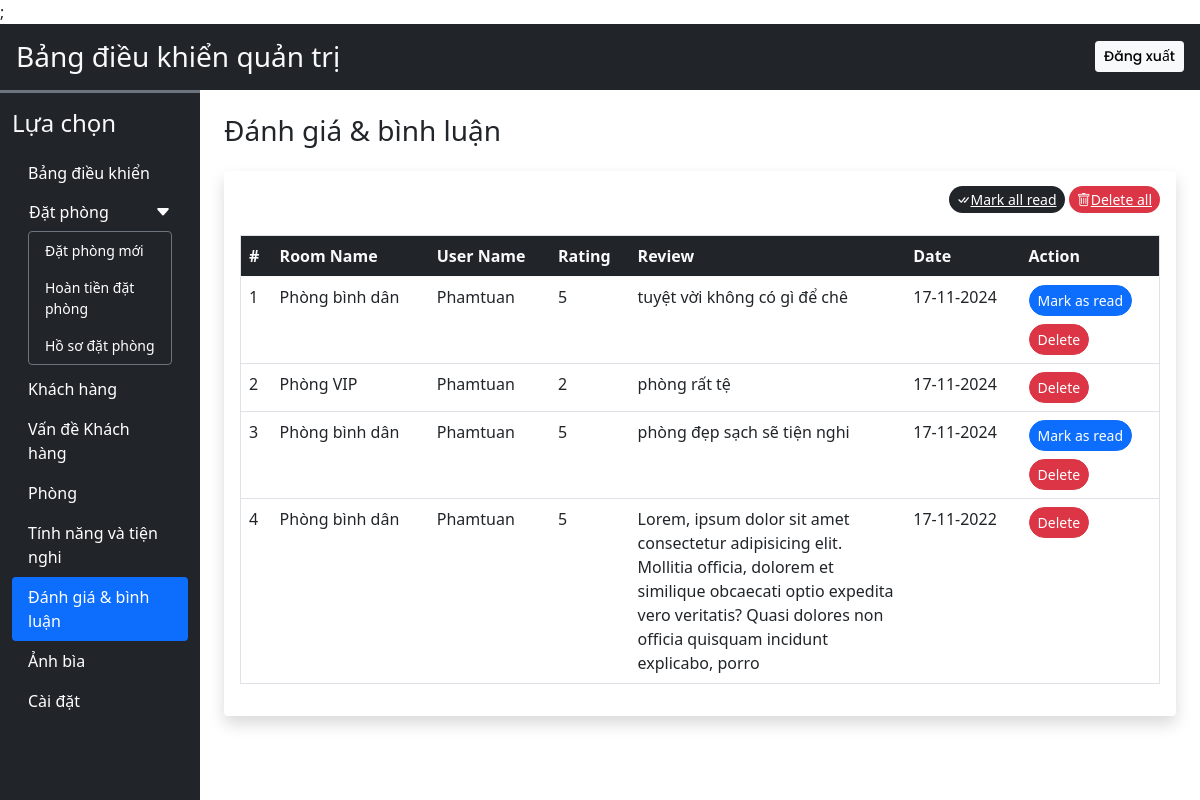
The app's page /admin/rate_review.php (signed in) with its own data.
### tables this page shows
CREATE TABLE `rating_review` (
  `sr_no` int(11) NOT NULL,
  `booking_id` int(11) NOT NULL,
  `room_id` int(11) NOT NULL,
  `user_id` int(11) NOT NULL,
  `rating` int(11) NOT NULL,
  `review` varchar(200) NOT NULL,
  `seen` int(11) NOT NULL DEFAULT 0,
  `datetime` datetime NOT NULL DEFAULT current_timestamp()
);

CREATE TABLE `rooms` (
  `id` int(11) NOT NULL,
  `name` varchar(150) NOT NULL,
  `area` int(11) NOT NULL,
  `price` varchar(100) NOT NULL,
  `quantity` int(11) NOT NULL,
  `adult` int(11) NOT NULL,
  `children` int(11) NOT NULL,
  `description` varchar(400) NOT NULL,
  `status` int(11) NOT NULL DEFAULT 1,
  `removed` int(11) NOT NULL DEFAULT 0
);

CREATE TABLE `user_cred` (
  `id` int(11) NOT NULL,
  `name` varchar(100) NOT NULL,
  `email` varchar(150) NOT NULL,
  `address` varchar(200) NOT NULL,
  `phonenum` varchar(100) NOT NULL,
  `pincode` int(100) NOT NULL,
  `dob` date NOT NULL,
  `profile` varchar(100) NOT NULL,
  `password` varchar(200) NOT NULL,
  `is_verified` int(11) NOT NULL DEFAULT 0,
  `token` varchar(200) DEFAULT NULL,
  `t_expire` date DEFAULT NULL,
  `status` int(11) NOT NULL DEFAULT 1,
  `datetime` datetime NOT NULL DEFAULT current_timestamp()
);

### admin/rate_review.php (the view, shortened to what this page needs)
<!DOCTYPE html>
<html lang="en">
<head>
    <?php require('inc/links.php'); ?>
</head>
<body class="bg-white">
    <?php require('inc/header.php');?>
    <div class="container-fluid" id="main-content">
        <div class="row">
            <div class="col-lg-10 ms-auto p-4 overflow-hidden">
                <h3 class="mb-4">Đánh giá & bình luận</h3>
                <div class="card border-0 shadow mb-4">
                    <div class="card-body">
                        <div class="text-end mb-4">
                            <a href="?seen=all" class="tbn btn-dark rounded-pill shadow-none btn-sm"><i
                                    class="bi bi-check-all"></i>Mark all read</a>
                            <a href="?del=all" class="tbn btn-danger rounded-pill shadow-none btn-sm"><i
                                    class="bi bi-trash"></i>Delete all</a>
                        </div>
                        <div class="table-responsive-md">
                            <table class=" table table-hover border">
                                <thead>
                                    <tr class="bg-dark text-light">
                                        <th scope=" col">#</th>
                                        <th scope="col">Room Name</th>
                                        <th scope="col">User Name</th>
                                        <th scope="col">Rating</th>
                                        <th scope="col" width="30%">Review</th>
                                        <th scope="col">Date</th>
                                        <th scope="col">Action</th>
                                    </tr>
                                </thead>
                                <tbody>
                                    <?php
                                       $q = "SELECT rr.*,uc.name AS uname, uc.profile, r.name AS rname FROM `rating_review` rr
                                       INNER JOiN `user_cred` uc ON rr.user_id= uc.id
                                       INNER JOIN `rooms` r ON rr.room_id = r.id
                                        ORDER BY `sr_no` DESC";
                                       $data = mysqli_query($con,$q);
                                       $i=1;
                                       while($row = mysqli_fetch_assoc($data))
                                       {
                                           $date =date('d-m-Y',strtotime($row['datetime']));
                                           $seen='';
                                           if($row['seen']!=1){
                                               $seen = "<a href ='?seen=$row[sr_no]' class='btn btn-sm rounded-pill btn-primary mb-2'>Mark as read</a> <br>";
                                           }
                                           $seen.= "<a href ='?del=$row[sr_no]' class='btn btn-sm rounded-pill btn-danger'>Delete</a>";
                                           echo<<<query
                                           <tr>
                                               <td>$i</td>
                                               <td>$row[rname]</td>
                                               <td>$row[uname]</td>
                                               <td>$row[rating]</td>
                                               <td>$row[review]</td>
                                               <td>$date</td>
                                               <td>$seen</td>
                                           </tr>
                                           query;
                                           $i++;
                                       }
                                   ?>
                                </tbody>
                            </table>
                        </div>
                    </div>
                </div>
            </div>
        </div>
    </div>
</body>
</html>

### admin/css/style.css (style rules this page uses)
:root { --teal: #66bb6a; --teal_hover: #388e3c; }

### records on screen
rating_review: room.name "Phòng bình dân", user.name "Phamtuan", rating "5", review "tuyệt vời không có gì để chê", datetime "17-11-2024"
rating_review: room.name "Phòng VIP", user.name "Phamtuan", rating "2", review "phòng rất tệ", datetime "17-11-2024"
rating_review: room.name "Phòng bình dân", user.name "Phamtuan", rating "5", review "phòng đẹp sạch sẽ tiện nghi", datetime "17-11-2024"
rating_review: room.name "Phòng bình dân", user.name "Phamtuan", rating "5", review "Lorem, ipsum dolor sit amet consectetur adipisicing elit. Mollitia officia, dolorem et similique obcaecati optio expedita vero veritatis? Quasi dolores non officia quisquam incidunt explicabo, porro", datetime "17-11-2022"
